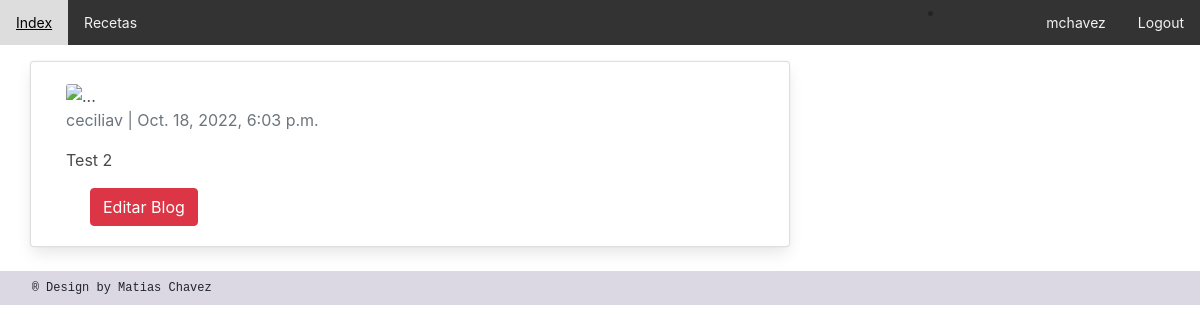
/AppGlobal/test/ (signed in), run on the app's committed database.
### AppGlobal/models.py (models this page shows, shortened)
class Blog(models.Model):
   titulo = models.CharField(max_length=60, unique=True)
   slug = AutoSlugField(populate_from='titulo',editable=True, always_update=True)
   descripcion = models.CharField(max_length=120, unique=True)
   body = models.TextField()
   publish_date = models.DateTimeField(auto_now_add=True)
   image = models.ImageField(upload_to='imagenes', null = True, blank = True)
   author= models.ForeignKey(User, on_delete=models.CASCADE, default = '0')

### AppGlobal/views.py (the view)
# urls.py: path('<slug:slug>/', PostDetail.as_view(), name='post_detail'),
class PostDetail(DetailView):
    model = Blog
    context_object_name = 'post'
    template_name = 'blog_detail.html'

### AppGlobal/templates/blog_detail.html (shortened to what this page needs)
{% extends 'index.html' %}
{% block body %}
<div class="container">
  <div class="row">
    <div class="col-md-8 card mb-4  mt-3 left  top">
      <div class="card-body">
        <img src="/media/{{post.image}}" class="card-img-top" alt="..." height="200px">
        <p class=" text-muted">{{ post.author }} | {{ post.publish_date }}</p>
        <p class=" text-muted">{{ post.body |linebreaks }}</p>
        <a>{% if user.is_superuser %}<a href="../edit_blog_post/{{post.slug}}/" class="btn btn-danger mx-4">Editar Blog</a><a>{% endif %}</a>
      </div>
    </div>
  </div>
</div>
{% endblock body %}

### AppGlobal/templates/index.html (shortened to what this page needs)
<!DOCTYPE html>
<html lang="en">
<head>
    {% load static %}
    <link href="https://cdnjs.cloudflare.com/ajax/libs/font-awesome/5.15.3/css/all.min.css" rel="stylesheet" />
    <link href="https://cdn.jsdelivr.net/npm/bootstrap@5.2.2/dist/css/bootstrap.min.css" rel="stylesheet">
    <link rel="stylesheet" href="{%static 'css/myestilo.css'%}">
    <link rel="stylesheet" href="{% static 'css/bulma.min.css' %}">
    <link rel="stylesheet" href="{% static 'css/style.css' %}">
    <link href="//maxcdn.bootstrapcdn.com/bootstrap/4.1.1/css/bootstrap.min.css" rel="stylesheet" id="bootstrap-css">
    <link href="https://cdn.jsdelivr.net/npm/bootstrap@5.0.2/dist/css/bootstrap.min.css" rel="stylesheet">
    <link rel="stylesheet" href="https://maxcdn.bootstrapcdn.com/bootstrap/4.0.0/css/bootstrap.min.css">
</head>
<header>
    <div class="topnav">
        <a href="/AppGlobal/">Index</a>
        <a href="/AppGlobal/blogs">Recetas</a>
        <div class="topnav-right">
            {% if request.user.is_authenticated  %}
            <li class="nav-item" style="position: absolute; right: 250px">
            </li>
            <a href="/AppGlobal/perfil">{{ user.username }}</a>
            <a href="/AppGlobal/logout">Logout</a>
            {% else %}
            <a href="/AppGlobal/login">Login</a>
            <a href="/AppGlobal/registro">Registro</a>
            {% endif %}
        </div>
      </div>
</header>
<body>
    <div class="contenido1">
        {% block body %}{% endblock %}
        </div>
</body>
<footer>
<p class="pFooter"> ®  Design by Matias Chavez </p>
</footer>
</html>

### AppGlobal/static/css/myestilo.css (style rules this page uses)
.topnav { background-color: #333; overflow: hidden; }
.topnav a { float: left; color: #f2f2f2; text-align: center; padding: 12px 16px; text-decoration: none; font-size: 14px; }
.topnav-right { float: right; }
footer { background-color: #dbd8e3; padding: 8px; }
.pFooter { font-family: monospace; font-size: 12px; margin-left: 2%; margin-top: auto; margin-bottom: auto; }
body { font-family: monospace; }

### AppGlobal/static/css/style.css (style rules this page uses)
* { box-sizing:border-box }

### data on the page
Blog: author "ceciliav", publish_date "Oct. 18, 2022, 6:03 p.m.", body "Test 2"

### other printed values
{{ user.username }} "mchavez"
